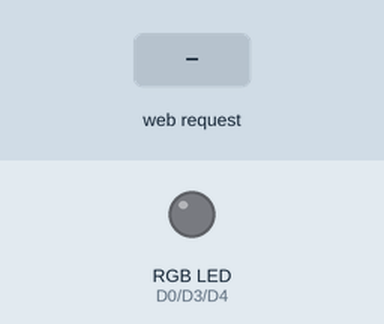
Recording of a sketch running on a simulated ESP8266 (NodeMCU). Parts: an RGB LED mixed from three pins (HIGH = lit). The test bench sets the inputs (shaded band). Dim RGB values are drawn brighter than linear; WiFi joins after 1.5 s; servers stay silent unless stated; what the sketch prints to the serial monitor is not drawn.

Above: at 2.7 s.
2.8 s: HTTP request GET /setRGB?r=1 received
At 4.0 s:
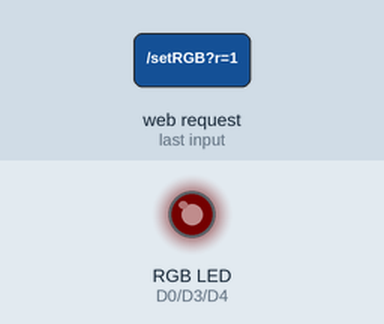
4.3 s: HTTP request GET /setRGB?r=120 received
At 5.4 s:
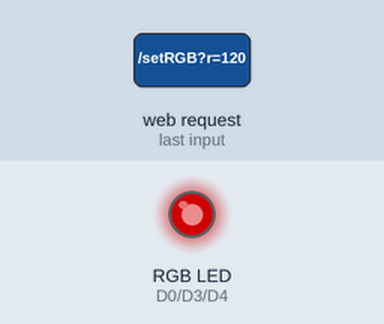
5.8 s: HTTP request GET /setRGB?g=1 received
At 6.5 s:
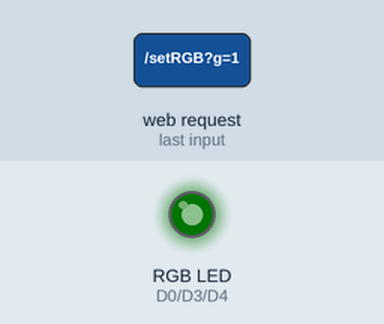
7.3 s: HTTP request GET /setRGB?g=120 received
At 7.6 s:
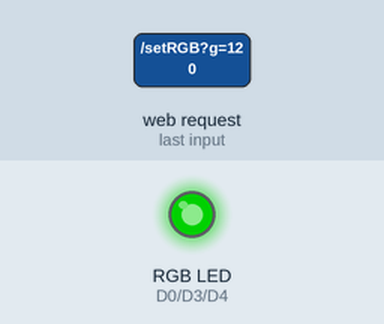
8.8 s: HTTP request GET /setRGB?b=1 received
At 10.0 s:
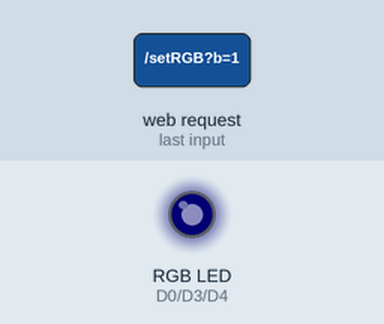
10.3 s: HTTP request GET /setRGB?b=120 received
At 11.1 s:
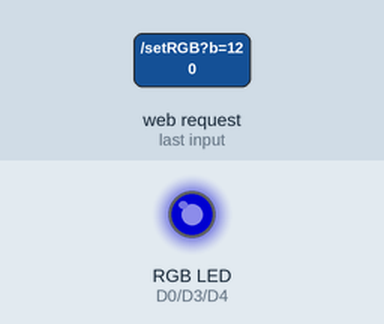
Timing chart, 0 to 12.8 s (numbered marks = the images above; inputs shaded):
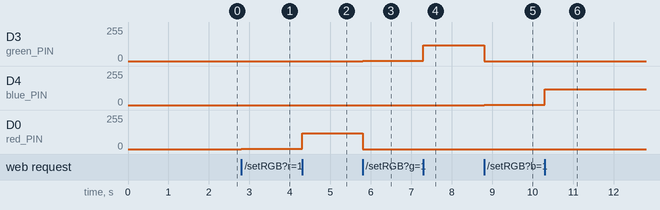

The sketch:

11_RGBLed_WIFI.ino
```cpp
#include <ESP8266WiFi.h>
#include <WiFiClient.h>
#include <ESP8266WebServer.h>

const char* ssid = "OPPO_Reno7";        // 請輸入您的WiFi網路名稱
const char* password = "12345678"; // 請輸入您的WiFi網路密碼

ESP8266WebServer server(80);

const int red_PIN = D0;
const int green_PIN = D3;
const int blue_PIN = D4;

void setup() {
  Serial.begin(9600);

  // 設定RGB LED的引腳為輸出模式
  pinMode(red_PIN, OUTPUT);
  pinMode(green_PIN, OUTPUT);
  pinMode(blue_PIN, OUTPUT);

  WiFi.begin(ssid, password);

  // WiFi連線等待
  while (WiFi.status() != WL_CONNECTED) {
    delay(500);
    Serial.print(".");
  }
  Serial.println("");
  Serial.println("WiFi 已連接");
  Serial.print("IP 地址: ");
  Serial.println(WiFi.localIP());

  server.on("/", handleRoot);
  server.on("/setRGB", handleSetRGB);

  server.begin();
  Serial.println("HTTP 伺服器已啟動");
}

void loop() {
  server.handleClient();
}

void handleRoot() {
  String html = "<html><head><meta http-equiv='Content-Type' content='text/html; charset=utf-8'>";
  html += "<style>body { font-size: 24px; }</style></head><body>";
  html += "<h1>RGB LED 控制</h1>";
  html += "<p><a href=\"/setRGB?r=255&g=0&b=0\"><button style=\"font-size: 20px;\">紅色</button></a></p>";
  html += "<p><a href=\"/setRGB?r=0&g=255&b=0\"><button style=\"font-size: 20px;\">綠色</button></a></p>";
  html += "<p><a href=\"/setRGB?r=0&g=0&b=255\"><button style=\"font-size: 20px;\">藍色</button></a></p>";
  html += "<p><a href=\"/setRGB?r=255&g=255&b=0\"><button style=\"font-size: 20px;\">紅+綠色</button></a></p>";
  html += "<p><a href=\"/setRGB?r=0&g=255&b=255\"><button style=\"font-size: 20px;\">綠+藍色</button></a></p>";
  html += "<p><a href=\"/setRGB?r=255&g=0&b=255\"><button style=\"font-size: 20px;\">藍+紅色</button></a></p>";
  html += "<p><a href=\"/setRGB?r=255&g=255&b=255\"><button style=\"font-size: 20px;\">白色</button></a></p>";
  html += "</body></html>";

  server.send(200, "text/html", html);
}

void handleSetRGB() {
  int red = server.arg("r").toInt();
  int green = server.arg("g").toInt();
  int blue = server.arg("b").toInt();

  SetRGBColor(red, green, blue);

  String html = "<html><head><meta http-equiv='Content-Type' content='text/html; charset=utf-8'></head><body>";
  html += "<h1>RGB LED 控制</h1>";
  html += "<p>已設定顏色為 R:" + String(red) + " G:" + String(green) + " B:" + String(blue) + "</p>";
  html += "<p><a href=\"/\"><button style=\"font-size: 20px;\">返回</button></a></p>";
  html += "</body></html>";

  server.send(200, "text/html", html);
}

// 控制RGB LED顏色的函式
void SetRGBColor(int red, int green, int blue) {
  analogWrite(red_PIN, red);
  analogWrite(green_PIN, green);
  analogWrite(blue_PIN, blue);
}
```

Measured:
- after the input at 2.8 s, D0 (red_PIN): 0/255 → 1/255 at once
- after the input at 4.3 s, D0 (red_PIN): 1/255 → 120/255 at once
- after the input at 5.8 s, D3 (green_PIN): 0/255 → 1/255 at once; D0 (red_PIN): 120/255 → 0/255 at once
- after the input at 7.3 s, D3 (green_PIN): 1/255 → 120/255 at once
- after the input at 8.8 s, D3 (green_PIN): 120/255 → 0/255 at once; D4 (blue_PIN): 0/255 → 1/255 at once
- after the input at 10.3 s, D4 (blue_PIN): 1/255 → 120/255 at once
